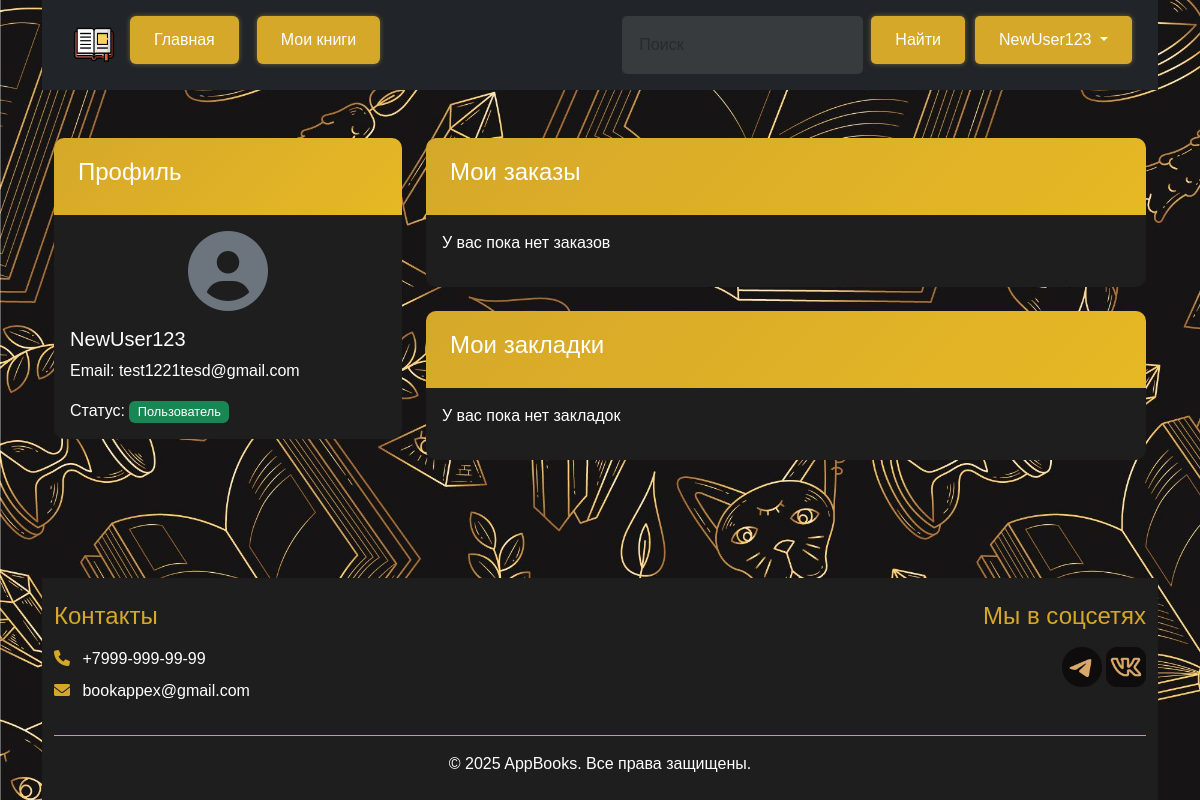
The page /profile (signed in) on the database as committed earlier.
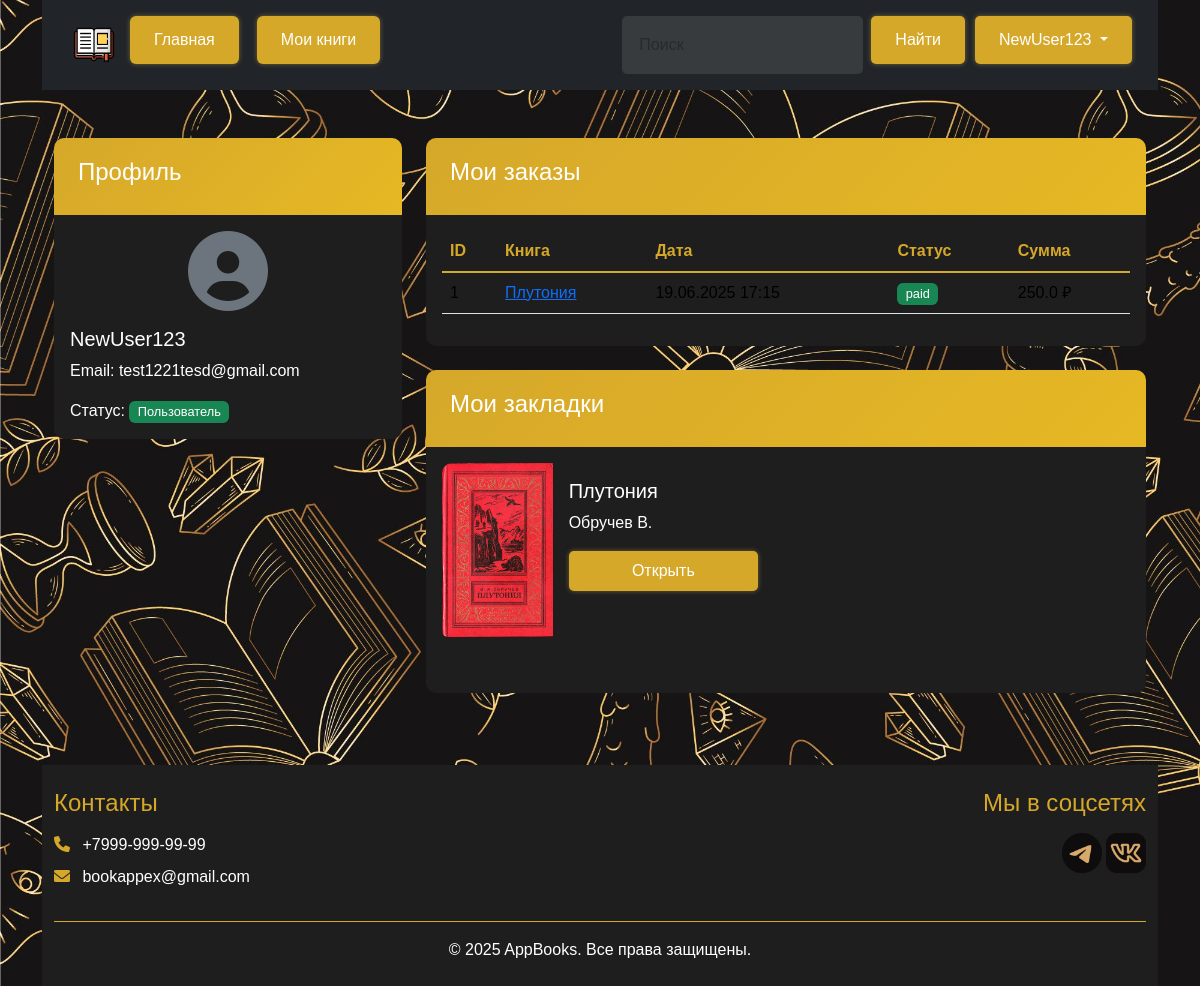
The same page on the database as committed later.
### models.py (models this page shows, shortened)
class Authorization(db.Model):
    id = db.Column(db.Integer, primary_key = True)
    Name = db.Column(db.String(100), nullable = False)
    Password = db.Column(db.String(100), nullable = False)
    Rank = db.Column(db.String(100), nullable = False)
    email = db.Column(db.String(100), nullable=False, unique=True)  # Добавляем email
    email_confirmed = db.Column(db.Boolean, default=False)  # Подтвержден ли email
    email_confirmation_token = db.Column(db.String(100))  # Токен для подтверждения
    token_expiration = db.Column(db.DateTime)  # Срок действия токена
    pass

class Order(db.Model):
    id = db.Column(db.Integer, primary_key=True)
    user_id = db.Column(db.Integer, db.ForeignKey('authorization.id'), nullable=False)
    book_id = db.Column(db.Integer, db.ForeignKey("books.id"), nullable=False)  # Changed to nullable=False
    status = db.Column(db.String(20), default="pending")
    paypal_payment_id = db.Column(db.String(50))
    created_at = db.Column(db.DateTime, default=datetime.datetime.utcnow())
    book = db.relationship('Books', backref='orders')
    user = db.relationship('Authorization', backref='orders')

class Books(db.Model):
    id = db.Column(db.Integer, primary_key = True)
    Title = db.Column(db.String(100), nullable = False)
    Cover = db.Column(db.String(100), nullable = False)
    Author = db.Column(db.String(100), nullable = False)
    About = db.Column(db.Text, nullable = False)
    File_path = db.Column(db.String(100), nullable = False)
    Cost = db.Column(db.Float, nullable = False)
    @property
    def cover_url(self):
        clean_path = self.Cover.replace('\\', '/')
        return url_for('static', filename=f'uploads/{clean_path}')

class Bookmark(db.Model):
    id = db.Column(db.Integer, primary_key=True)
    user_id = db.Column(db.Integer, db.ForeignKey('authorization.id'), nullable=False)
    book_id = db.Column(db.Integer, db.ForeignKey('books.id'), nullable=False)
    user = db.relationship('Authorization', backref='bookmarks')
    book = db.relationship('Books', backref='bookmarks')
    pass

### BooksApp.py (the view)
@app.route('/profile')
@login_required
def profile():
    username = session.get('username')
    user = Authorization.query.filter_by(Name=username).first()
    orders = Order.query.filter_by(user_id=user.id).order_by(Order.created_at.desc()).all()
    bookmarks = Bookmark.query.filter_by(user_id=user.id).options(
        db.joinedload(Bookmark.book)
    ).all()
    return render_template(
        'profile.html',
        username=username,
        user=user,
        orders=orders,
        bookmarks=bookmarks,
        admin=adm()
    )

### BooksApp.py (called while the page is built)
def login_required(f):
    @wraps(f)
    def decorated(*args, **kwargs):
        if 'username' not in session:
            flash('Требуется авторизация', 'error')
            return redirect(url_for('Log_in'))
        return f(*args, **kwargs)
    return decorated

def adm():
    username=session.get('username')
    if 'username' not in session:
        return False
    user = Authorization.query.filter_by(Name=username).first()
    if user.Rank == 'Admin':
       return True
    return False

### templates/profile.html (shortened to what this page needs)
{% extends 'base.html' %}
{% block body %}
<div class="container my-5">
    <div class="row">
        <div class="col-md-4">
            <div class="card mb-4">
                <div class="card-header bg-dark text-white">
                    <h4>Профиль</h4>
                </div>
                <div class="card-body">
                    <div class="text-center mb-3">
                        <i class="fas fa-user-circle fa-5x text-secondary"></i>
                    </div>
                    <h5 class="card-title">{{ user.Name }}</h5>
                    <p class="card-text">Email: {{ user.email }}</p>
                    <p class="card-text">Статус:
                        <span class="badge bg-{% if admin %}danger{% else %}success{% endif %}">
                            {% if admin %}Администратор{% else %}Пользователь{% endif %}
                        </span>
                    </p>
                </div>
            </div>
        </div>
        <div class="col-md-8">
            <div class="card mb-4">
                <div class="card-header bg-dark text-white">
                    <h4>Мои заказы</h4>
                </div>
 <div class="card-body">
                    {% if orders %}
                        <div class="table-responsive">
                            <table class="table">
                                <thead>
                                    <tr>
                                        <th>ID</th>
                                        <th>Книга</th>
                                        <th>Дата</th>
                                        <th>Статус</th>
                                        <th>Сумма</th>
                                    </tr>
                                </thead>
                                <tbody>
                                    {% for order in orders %}
                                    <tr>
                                        <td>{{ order.id }}</td>
                                        <td>
                                            {% if order.book %}
                                                <a href="{{ url_for('book_detail', id=order.book_id) }}">
                                                    {{ order.book.Title }}
                                                </a>
                                            {% else %}
                                                Книга удалена
                                            {% endif %}
                                        </td>
                                        <td>{{ order.created_at.strftime('%d.%m.%Y %H:%M') }}</td>
                                        <td>
                                            <span class="badge
                                                {% if order.status == 'paid' %}bg-success
                                                {% elif order.status == 'pending' %}bg-warning
                                                {% else %}bg-danger{% endif %}">
                                                {{ order.status }}
                                            </span>
                                        </td>
                                        <td>
                                            {% if order.book %}
                                                {{ order.book.Cost }} ₽
                                            {% else %}
                                                N/A
                                            {% endif %}
                                        </td>
                                    </tr>
                                    {% endfor %}
                                </tbody>
                            </table>
                        </div>
                    {% else %}
                        <p>У вас пока нет заказов</p>
                    {% endif %}
                </div>
            </div>
            <div class="card">
                <div class="card-header bg-dark text-white">
                    <h4>Мои закладки</h4>
                </div>
                <div class="card-body">
                    {% if bookmarks %}
                        <div class="row">
                            {% for bookmark in bookmarks %}
                            <div class="col-md-6 mb-3">
                                {% if bookmark.book %}
                                <div class="card h-100">
                                    <div class="row g-0">
                                        <div class="col-md-4">
                                            <img src="{{ bookmark.book.cover_url }}"
                                                 class="img-fluid rounded-start"
                                                 alt="{{ bookmark.book.Title }}"
                                                 style="height: 100%; object-fit: cover;">
                                        </div>
                                        <div class="col-md-8">
                                            <div class="card-body">
                                                <h5 class="card-title">{{ bookmark.book.Title }}</h5>
                                                <p class="card-text">{{ bookmark.book.Author }}</p>
                                                <a href="{{ url_for('book_detail', id=bookmark.book.id) }}"
                                                   class="btn btn-gold w-100 py-2">
                                                    Открыть
                                                </a>
                                            </div>
                                        </div>
                                    </div>
                                </div>
                                {% endif %}
                            </div>
                            {% endfor %}
                        </div>
                    {% else %}
                        <p>У вас пока нет закладок</p>
                    {% endif %}
                </div>
            </div>
        </div>
    </div>
</div>
{% endblock %}

### templates/base.html (shortened to what this page needs)
<!DOCTYPE html>
<html lang="en">
<head>
    <link href="https://cdn.jsdelivr.net/npm/bootstrap@5.3.5/dist/css/bootstrap.min.css" rel="stylesheet">
    <link rel="stylesheet" href="{{url_for('static', filename='css/main.css')}}">
    <link rel="stylesheet" href="https://cdnjs.cloudflare.com/ajax/libs/font-awesome/6.0.0/css/all.min.css">
</head>
<body>
   <div class="content-wrapper">
        <div class="container">
        <header class="p-3 text-bg-dark">
            <div class="d-flex flex-wrap align-items-center justify-content-between">
                <a href="/" class="d-flex align-items-center mb-2 mb-lg-0 text-white text-decoration-none">
                    <img class="header__img" src="{{ url_for('static', filename='image/LogoD.png') }}" alt="Logo">
                </a>
                <ul class="nav nav-pills header-nav me-lg-auto">
                    <li class="nav-item me-2"><a href="{{ url_for('Main') }}" class="nav-link link-custom">Главная</a></li>
                    {% if 'username' in session %}
                        {% if admin %}
                            <li class="nav-item"><a href="{{url_for('AddBooks')}}" class="nav-link link-custom">Добавить книгу</a></li>
                        {% else %}
                            <li class="nav-item"><a href="{{url_for('Bookmarks')}}" class="nav-link link-custom">Мои книги</a></li>
                        {% endif %}
                    {% endif %}
                </ul>
                <form class="d-flex header-search" action="{{ url_for('search_books') }}" method="get">
                    <input type="search" name="title" class="form-control form-control-dark me-2" placeholder="Поиск" required>
                    <button type="submit" class="button-custom">Найти</button>
                </form>
                <div class="header-auth">
                    {% if 'username' not in session %}
                        <a href="{{url_for('Log_in')}}" class="button-custom">Войти</a>
                        <a href="{{url_for('Registration')}}" class="button-custom">Регистрация</a>
                    {% else %}
                        <div class="dropdown" style="display: inline-block;">
                            <button class="button-custom dropdown-toggle"
                                    type="button"
                                    data-bs-toggle="dropdown"
                                    aria-expanded="false">
                                {{username}}
                            </button>
                        </div>
                    {% endif %}
                </div>
            </div>
        </header>
        {% block body %}{% endblock %}
        </div>
    </div>
  <div class="container">
    <footer class="bg-dark text-white py-4">
        <div class="container">
            <div class="row">
                 <div class="col-md-6 mb-4 mb-md-0">
                    <h4 class="mb-3" style="color: #d6a82a;">Контакты</h4>
                    <ul class="list-unstyled">
                        <li class="mb-2">
                            <i class="fas fa-phone me-2" style="color: #d6a82a;"></i>
                            +7999-999-99-99
                        </li>
                        <li class="mb-2">
                            <i class="fas fa-envelope me-2" style="color: #d6a82a;"></i>
                            bookappex@gmail.com
                        </li>
                    </ul>
                </div>
                <div class="col-md-6 text-md-end">
                    <h4 class="mb-3" style="color: var(--primary-color);">Мы в соцсетях</h4>
                        <a>
                            <img src="{{ url_for('static', filename='image/telegram_theme.png') }}" alt="Telegram" style="height: 40px;">
                        </a>
                        <a href="/">
                            <img src="{{ url_for('static', filename='image/vk_theme.png') }}" alt="VK" style="height: 40px;">
                        </a>
                </div>
            </div>
            <div class="text-center pt-3 mt-3" style="border-top: 1px solid var(--primary-color);">
                <p class="mb-0">© 2025 AppBooks. Все права защищены.</p>
            </div>
        </div>
    </footer>
</body>
</html>

### static/css/main.css (style rules this page uses)
:root { --primary-color: #d6a82a; --primary-hover: #e6b824; --text-color: white; --shadow: 0 0 5px rgba(195, 167, 77, 0.5); --shadow-hover: 0 0 15px rgba(195, 167, 77, 0.8); --success-color: #0f9b22; --success-hover: #2ad641; --error-color: #ffca2c; --error-bg: rgba(255, 202, 44, 0.1); --dark-bg: #1e1e1e; --darker-bg: #161415; --gold-gradient: linear-gradient(135deg, var(--primary-color) 0%, var(--primary-hover) 100%); }
body { margin: 0; padding: 0; min-height: 100vh; font-family: 'Arial', sans-serif; display: flex; flex-direction: column; background: url(/static/image/background.jpg) center/cover no-repeat fixed, rgb(255, 255, 255); }
.header__img { height: 48px; transition: transform 0.3s ease; }
.card { border: none; border-radius: 10px; overflow: hidden; background-color: var(--dark-bg); color: var(--text-color); transition: all 0.3s ease; margin-bottom: 1.5rem; }
.card-header { background: linear-gradient(135deg, var(--primary-color) 0%, var(--primary-hover) 100%); border-bottom: none; padding: 1.25rem 1.5rem; }
.bg-dark { background-color: var(--dark-bg) !important; }
.button-custom, .link-custom, .btn-gold, .btn-primary { display: inline-flex; align-items: center; justify-content: center; gap: 0.5rem; padding: 0.75rem 1.5rem; border-radius: 5px; font-size: 1rem; font-weight: 500; cursor: pointer; transition: all 0.3s ease; text-decoration: none; border: none; background-color: var(--primary-color); color: var(--text-color); box-shadow: var(--shadow); }
.form-control { width: 100%; padding: 0.75rem 1rem; border-radius: 5px; transition: all 0.3s ease; background-color: rgba(255, 255, 255, 0.1); border: 1px solid rgba(255, 255, 255, 0.2); color: var(--text-color); }
.badge { font-size: 0.8rem; font-weight: 500; }
.table { --bs-table-bg: transparent; }
.table th { color: var(--primary-color); border-bottom: 2px solid var(--primary-color); }

### templates/base.html (style rules this page uses)
:root { --primary-color: #d6a82a; --primary-hover: #e6b824; --text-color: white; --shadow: 0 0 5px rgba(195, 167, 77, 0.5); --shadow-hover: 0 0 15px rgba(195, 167, 77, 0.8); }
html, body { height: 100%; margin: 0; }
body { display: flex; flex-direction: column; min-height: 100vh; font-family: 'Arial', sans-serif; }
.content-wrapper { flex: 1; }
footer { flex-shrink: 0; width: 100%; }
body { font-family: 'Arial', sans-serif; }
.header__img { height: 40px; width: auto; }
.button-custom, .link-custom, .dropdown-toggle { background-color: var(--primary-color); color: var(--text-color); padding: 12px 24px; text-align: center; text-decoration: none; border-radius: 5px; font-size: 16px; cursor: pointer; transition: all 0.3s ease; box-shadow: var(--shadow); border: none; display: inline-block; margin: 0 10px 10px 0; }
.form-control-dark { background-color: rgba(255, 255, 255, 0.1); border-color: rgba(255, 255, 255, 0.1); color: white; }

Rows that differ between the two databases and show on the page:
added Order: id "1", book.Title "Плутония", created_at "19.06.2025 17:15", status "paid", book.Cost "250.0"
added Bookmark: book.cover_url (picture), book.Title "Плутония", book.Author "Обручев В."
Other text that changed with them:
text no longer shown: "У вас пока нет заказов У вас пока нет закладок"
text now shown: "ID Книга Дата Статус Сумма"
